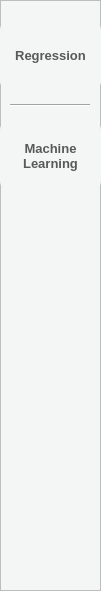
    <widget class="QFrame" name="frame_4">
     <property name="geometry">
      <rect>
       <x>0</x>
       <y>0</y>
       <width>101</width>
       <height>591</height>
      </rect>
     </property>
     <property name="styleSheet">
      <string notr="true">background-color: rgb(244, 245, 245);</string>
     </property>
     <property name="frameShape">
      <enum>QFrame::StyledPanel</enum>
     </property>
     <property name="frameShadow">
      <enum>QFrame::Raised</enum>
     </property>
     <widget class="QPushButton" name="regression_btn">
      <property name="geometry">
       <rect>
        <x>0</x>
        <y>20</y>
        <width>101</width>
        <height>71</height>
       </rect>
      </property>
      <property name="font">
       <font>
        <family>Segoe UI</family>
        <pointsize>10</pointsize>
        <weight>75</weight>
        <bold>true</bold>
       </font>
      </property>
      <property name="styleSheet">
       <string notr="true">QPushButton#regression_btn {
    border-radius: 10px;
    color: rgb(90, 89, 90);

}

QPushButton:hover {
    /* Add your hover effect styles here */
    background-color: rgb(170,172,175); /* Example: change background color to red */
}
</string>
      </property>
      <property name="text">
       <string>Regression</string>
      </property>
     </widget>
     <widget class="QPushButton" name="ml_btn">
      <property name="geometry">
       <rect>
        <x>0</x>
        <y>120</y>
        <width>101</width>
        <height>71</height>
       </rect>
      </property>
      <property name="font">
       <font>
        <family>Segoe UI</family>
        <pointsize>10</pointsize>
        <weight>75</weight>
        <bold>true</bold>
       </font>
      </property>
      <property name="styleSheet">
       <string notr="true">QPushButton#ml_btn {
    border-radius: 10px;
   color: rgb(90, 89, 90);

}

QPushButton:hover {
    /* Add your hover effect styles here */
    background-color: rgb(170,172,175); /* Example: change background color to red */
}
</string>
      </property>
      <property name="text">
       <string>Machine
Learning</string>
      </property>
     </widget>
     <widget class="Line" name="line_5">
      <property name="geometry">
       <rect>
        <x>10</x>
        <y>100</y>
        <width>80</width>
        <height>10</height>
       </rect>
      </property>
      <property name="maximumSize">
       <size>
        <width>80</width>
        <height>16777215</height>
       </size>
      </property>
      <property name="orientation">
       <enum>Qt::Horizontal</enum>
      </property>
     </widget>
    </widget>
